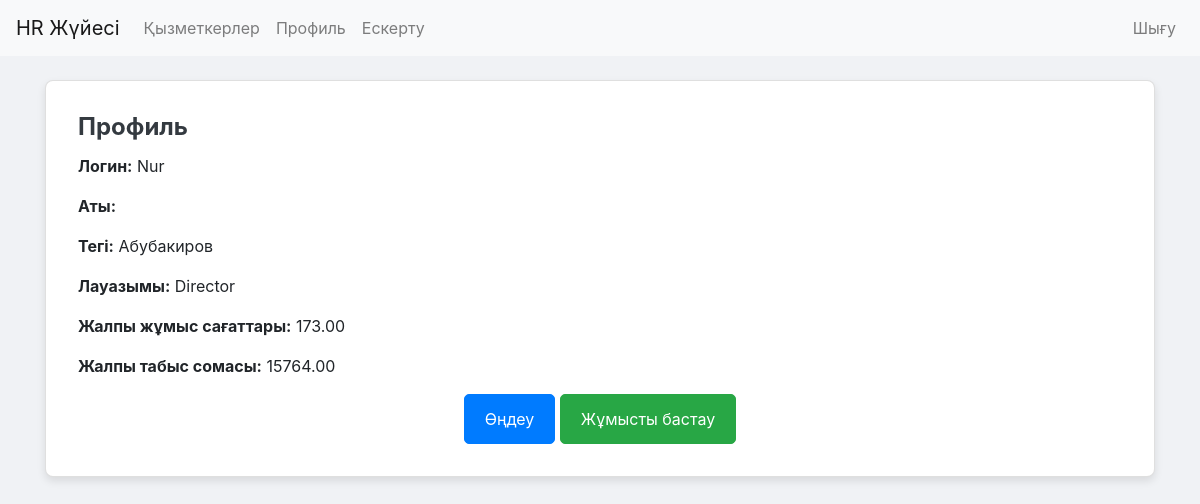
Page /hr_system/profile/ (signed in) on the committed database.
### hr_system/models.py (models this page shows, shortened)
class EmployeeProfile(models.Model):
    user = models.OneToOneField(User, on_delete=models.CASCADE)
    position = models.CharField(max_length=100)
    total_hours_worked = models.FloatField(default=0)
    total_earnings = models.FloatField(default=0)
    hourly_rate = models.FloatField(default=0)

### hr_system/views.py (the view)
# urls.py: path('profile/', views.profile_view, name='profile_view'),
@login_required
def profile_view(request):
    profile, created = EmployeeProfile.objects.get_or_create(user=request.user, defaults={
        'position': 'Unknown',
        'total_hours_worked': 0,
        'total_earnings': 0,
    })
    notifications = Notification.objects.filter(recipient=request.user, read=False)
    work_sessions = WorkSession.objects.filter(user=request.user)
    has_active_session = WorkSession.objects.filter(user=request.user, end_time__isnull=True).exists()
    active_session = WorkSession.objects.filter(user=request.user, end_time__isnull=True).first()
    return render(request, 'hr_system/profile.html', {
        'profile': profile,
        'notifications': notifications,
        'work_sessions': work_sessions,
        'has_active_session': has_active_session,
        'active_session': active_session
    })

### hr_system/templates/hr_system/profile.html (shortened to what this page needs)
{% extends "base_generic.html" %}
{% block content %}
<div class="card my-4">
    <div class="card-body">
        <h2 class="card-title">Профиль</h2>
        <p class="card-text"><strong>Логин:</strong> {{ profile.user.username }}</p>
        <p class="card-text"><strong>Аты:</strong> {{ profile.user.first_name }}</p>
        <p class="card-text"><strong>Тегі:</strong> {{ profile.user.last_name }}</p>
        <p class="card-text"><strong>Лауазымы:</strong> {{ profile.position }}</p>
        <p class="card-text"><strong>Жалпы жұмыс сағаттары:</strong> {{ profile.total_hours_worked|floatformat:2 }}</p>
        <p class="card-text"><strong>Жалпы табыс сомасы:</strong> {{ profile.total_earnings|floatformat:2 }}</p>
        <div class="text-center">
            <a href="{% url 'profile_edit' %}" class="btn btn-primary d-inline-block">Өңдеу</a>
            {% if not user.is_superuser %}
                {% if not has_active_session %}
                    <a href="{% url 'start_work' %}" class="btn btn-success d-inline-block">Жұмысты бастау</a>
                {% else %}
                    <a href="{% url 'end_work' %}" class="btn btn-danger d-inline-block">Жұмысты аяқтау</a>
                    <p class="mt-3"> <span id="work-time" class="display-4">0:00:00</span></p>
                {% endif %}
            {% endif %}
        </div>
    </div>
</div>
{% endblock %}

### static/hr_system/css/styles.css (style rules this page uses)
body { background-color: #f0f2f5; }
h2 { font-weight: bold; }
.btn-primary { background-color: #007bff; border-color: #007bff; }
.card { box-shadow: 0 4px 8px rgba(0, 0, 0, 0.1); border-radius: 8px; }
.card-title { color: #343a40; font-size: 1.5rem; font-weight: bold; }
.card-body { padding: 2rem; }
.btn { font-size: 1rem; padding: 0.75rem 1.25rem; border-radius: 5px; }

### rows in the picture
EmployeeProfile: user.username "Nur", user.last_name "Абубакиров", position "Director", total_hours_worked "173.00", total_earnings "15764.00"
